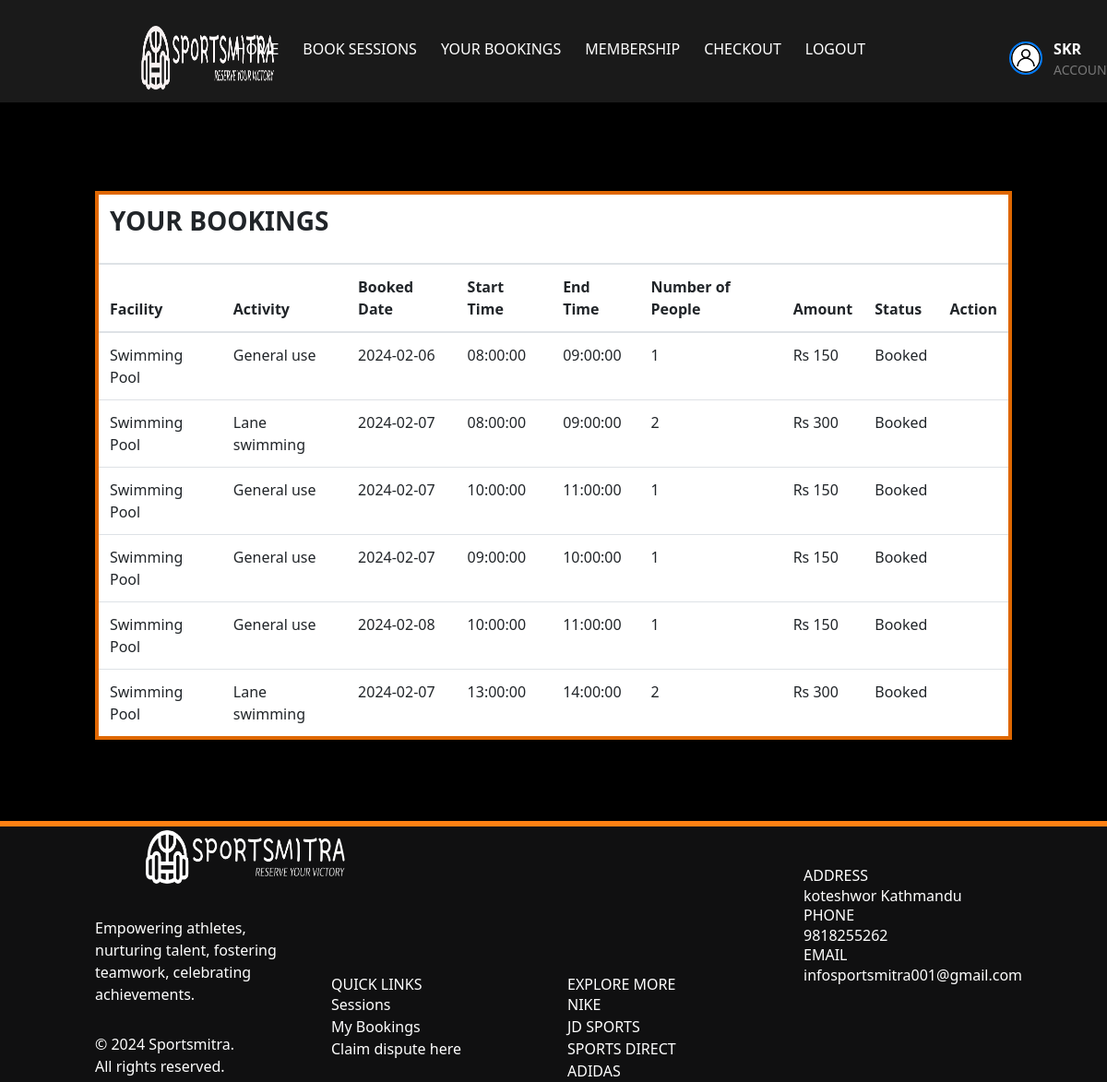
Before: /my_bookings (signed in) with the older database file.
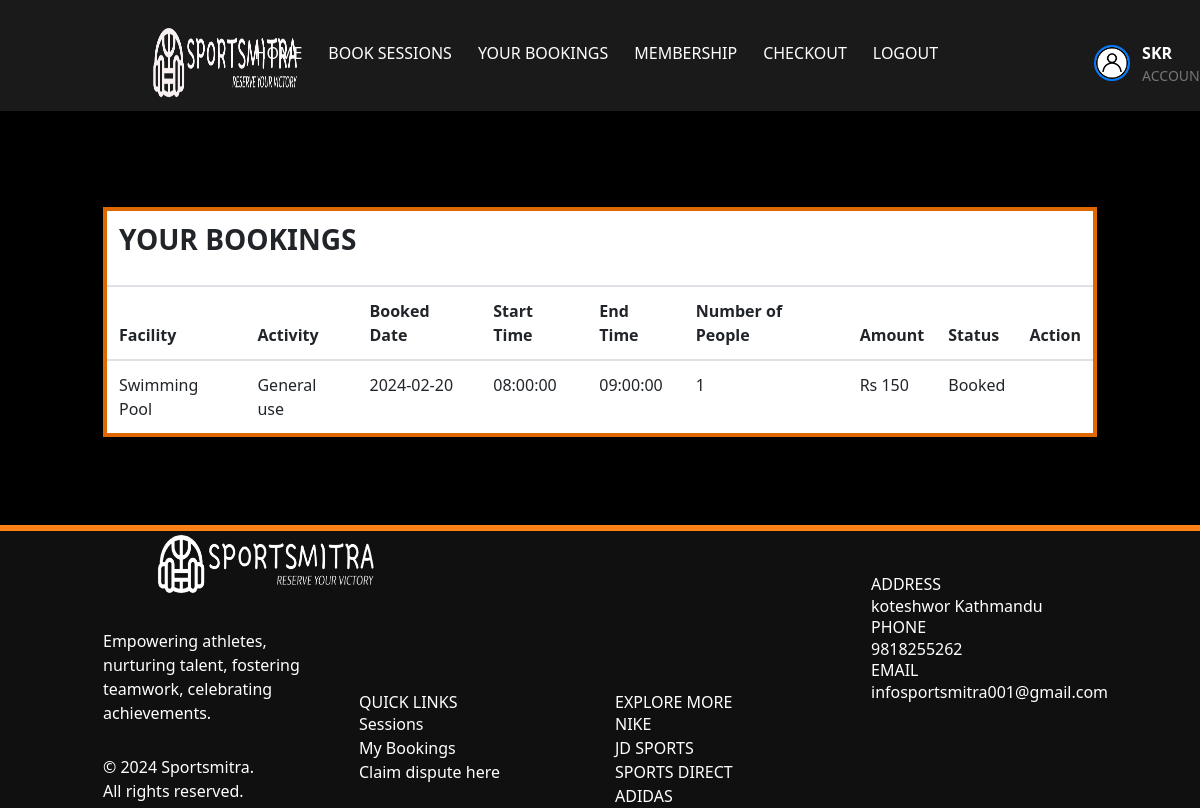
After: the same page with the newer database file.
### app/models.py (models this page shows, shortened)
class Booking(db.Model):
    __tablename__ = "Booking"
    id = db.Column(db.Integer, primary_key=True)
    user_id = db.Column(db.Integer, db.ForeignKey('UserAccount.id'))
    Book_Time = db.Column(db.Date, index=True)
    Status = db.Column(db.String(500), index=True)
    session_id = db.Column(db.Integer, db.ForeignKey('Sessions.id'))
    Size = db.Column(db.Integer, index=True)
    Amount = db.Column(db.Integer, index=True)
    activity_id = db.Column(db.Integer, db.ForeignKey('activity.id'))
    activity = db.relationship(
        "Activity", backref=db.backref("bookings", lazy="dynamic"))
    user = db.relationship(
        "UserAccount", backref=db.backref("bookings", lazy="dynamic"))
    session = db.relationship(
        "Sessions", backref=db.backref("bookings", lazy="dynamic"))
    receipt_id = db.Column(db.Integer, db.ForeignKey('receipt.id'))
    receipt = db.relationship("Receipt", backref=db.backref("bookings", lazy="dynamic"), foreign_keys=[
                              receipt_id])  # Update relationship attribute for Receipt

class Facility(db.Model):
    id = db.Column(db.Integer, primary_key=True)
    Name = db.Column(db.String(500), index=True)
    Capacity = db.Column(db.Integer, index=True)
    Start_Facility = db.Column(db.String(500), index=True)
    End_Facility = db.Column(db.String(500), index=True)

class Activity(db.Model):
    id = db.Column(db.Integer, primary_key=True)
    facility_id = db.Column(db.Integer, db.ForeignKey('facility.id'))
    Activity_Name = db.Column(db.String(500), index=True)
    Amount = db.Column(db.Integer, index=True)
    facility = db.relationship(
        "Facility", backref=db.backref("activities", lazy="dynamic"))

class Sessions(db.Model):
    __tablename__ = "Sessions"
    id = db.Column(db.Integer, primary_key=True)
    Date = db.Column(db.Date, index=True)
    Start_time = db.Column(db.Time, index=True)
    End_time = db.Column(db.Time, index=True)
    Remaining_Cap = db.Column(db.Integer, index=True)
    facility_id = db.Column(db.Integer, db.ForeignKey("facility.id"))
    facility = db.relationship(
        "Facility", backref=db.backref("sessions", lazy="dynamic"))
    activities = db.relationship(
        "Activity", secondary=session_activity_association, backref=db.backref("sessions", lazy="dynamic"))

### app/views.py (the view)
@app.route('/my_bookings')
@login_required
@require_role(role="User")
def my_bookings():
    bookings = Booking.query.filter_by(
        user_id=current_user.id, Status="Booked").all()
    current_time = datetime.now().date()
    return render_template('my_bookings.html', bookings=bookings, current_time=current_time, User=current_user)

### app/models.py (called while the page is built)
    def has_role(self, role_name):
        my_role = Role.query.filter_by(name=role_name).first()
        if my_role in self.roles:
            return True
        else:
            return False

### app/views.py (called while the page is built)
def require_role(role):
    def decorator(func):
        @wraps(func)
        def wrapped_function(*args, **kwargs):
            if not current_user.has_role(role):
                return redirect("/")
            else:
                return func(*args, **kwargs)
        return wrapped_function
    return decorator

@login_manager.user_loader
def load_user(id):
    return UserAccount.query.get(int(id))

### app/templates/my_bookings.html (shortened to what the changed rows need)
<!DOCTYPE html>
<html lang="en">
  <head>
    <link href="../static/css/animate.css" rel="stylesheet" />
    <link
      rel="stylesheet"
      href="../static/css/bootstrap.min.css"
      type="text/css"
    />
    <link rel="stylesheet" type="text/css" href="../static/css/style.css" />
    <link
      rel="stylesheet"
      href="https://cdn.jsdelivr.net/npm/tailwindcss@latest/dist/tailwind.min.css"
    />
  </head>
  <body>
    <br />
    <br />
    <div class="container mt-5">
       {% if
      bookings %}
      <div class="table-responsive">
        <table class="table table-hover" style="border: 4px solid #df6700">
          <thead>
            <tr>
              <th colspan="9" style="background-color: white">
                <h1 class="h3 mb-3 font-bold">YOUR BOOKINGS</h1>
              </th>
            </tr>
            <tr>
              <th>Facility</th>
              <th>Activity</th>
              <th>Booked Date</th>
              <th>Start Time</th>
              <th>End Time</th>
              <th>Number of People</th>
              <th>Amount</th>
              <th>Status</th>
              <th>Action</th>
            </tr>
          </thead>
          <tbody>
            {% for item in bookings %}
            <tr>
              <td>{{ item.session.facility.Name }}</td>
              <td>{{ item.activity.Activity_Name }}</td>
              <td>{{ item.Book_Time }}</td>
              <td>{{ item.session.Start_time }}</td>
              <td>{{ item.session.End_time }}</td>
              <td>{{ item.Size }}</td>
              <td>Rs {{ item.Size * item.activity.Amount }}</td>
              <td>{{ item.Status }}</td>
              <td>
              </td>
            </tr>
            {% endfor %}
          </tbody>
        </table>
      </div>
      {% endif %}
      <br />
      <br />
      <br />
    </div>
  </body>
</html>

Changed rows visible on the page:
removed Booking: session.facility.Name "Swimming Pool", activity.Activity_Name "General use", Book_Time "2024-02-06", session.Start_time "08:00:00", session.End_time "09:00:00", Size "1", item.Size*item.activity.Amount "150", Status "Booked"
removed Booking: session.facility.Name "Swimming Pool", activity.Activity_Name "Lane swimming", Book_Time "2024-02-07", session.Start_time "08:00:00", session.End_time "09:00:00", Size "2", item.Size*item.activity.Amount "300", Status "Booked"
removed Booking: session.facility.Name "Swimming Pool", activity.Activity_Name "General use", Book_Time "2024-02-07", session.Start_time "10:00:00", session.End_time "11:00:00", Size "1", item.Size*item.activity.Amount "150", Status "Booked"
removed Booking: session.facility.Name "Swimming Pool", activity.Activity_Name "General use", Book_Time "2024-02-07", session.Start_time "09:00:00", session.End_time "10:00:00", Size "1", item.Size*item.activity.Amount "150", Status "Booked"
removed Booking: session.facility.Name "Swimming Pool", activity.Activity_Name "General use", Book_Time "2024-02-08", session.Start_time "10:00:00", session.End_time "11:00:00", Size "1", item.Size*item.activity.Amount "150", Status "Booked"
removed Booking: session.facility.Name "Swimming Pool", activity.Activity_Name "Lane swimming", Book_Time "2024-02-07", session.Start_time "13:00:00", session.End_time "14:00:00", Size "2", item.Size*item.activity.Amount "300", Status "Booked"
now on this page (row edited): Booking: session.facility.Name "Swimming Pool", activity.Activity_Name "General use", Book_Time "2024-02-20", session.Start_time "08:00:00", session.End_time "09:00:00", Size "1", item.Size*item.activity.Amount "150", Status "Booked"
